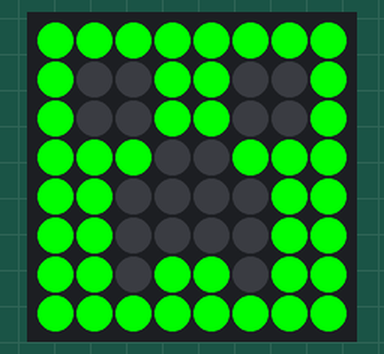
Bench run of a program on a simulated Raspberry Pi (BCM pin numbers) with a Sense HAT. On the bench: the Sense HAT's 8×8 RGB LED matrix. At 15.0 s the program stops and its outputs stay as they are.

Above: at 0.1 s.

The program:

sensehat_set_pixels_rotateflip.py
```python
from sense_hat import SenseHat
from time import sleep

sense = SenseHat()

# Define some colours
g = (0, 255, 0) # Green
b = (0, 0, 0)   # Black

# Set up where each colour will display
creeper_pixels = [
    g, g, g, g, g, g, g, g,
    g, b, b, g, g, b, b, g,
    g, b, b, g, g, b, b, g,
    g, g, g, b, b, g, g, g,
    g, g, b, b, b, b, g, g,
    g, g, b, b, b, b, g, g,
    g, g, b, g, g, b, g, g,
    g, g, g, g, g, g, g, g
]

# Display these colours on the LED matrix using the 'set_pixels' cmd to change
# all 64 LEDs using just one line of code.
sense.set_pixels(creeper_pixels)    # From sense get the set_pixels function and
                                    # set the creeper_pixels attribute.
sleep(5)
sense.set_rotation(180) # Rotate the display by 180 degrees.
sleep(5)
sense.flip_h()  # Flip the image on the screen horizontally.
#sleep(5)
#sense.flip_v() # Flip the image on the screen vertically.
sleep(5)
sense.clear()
```
